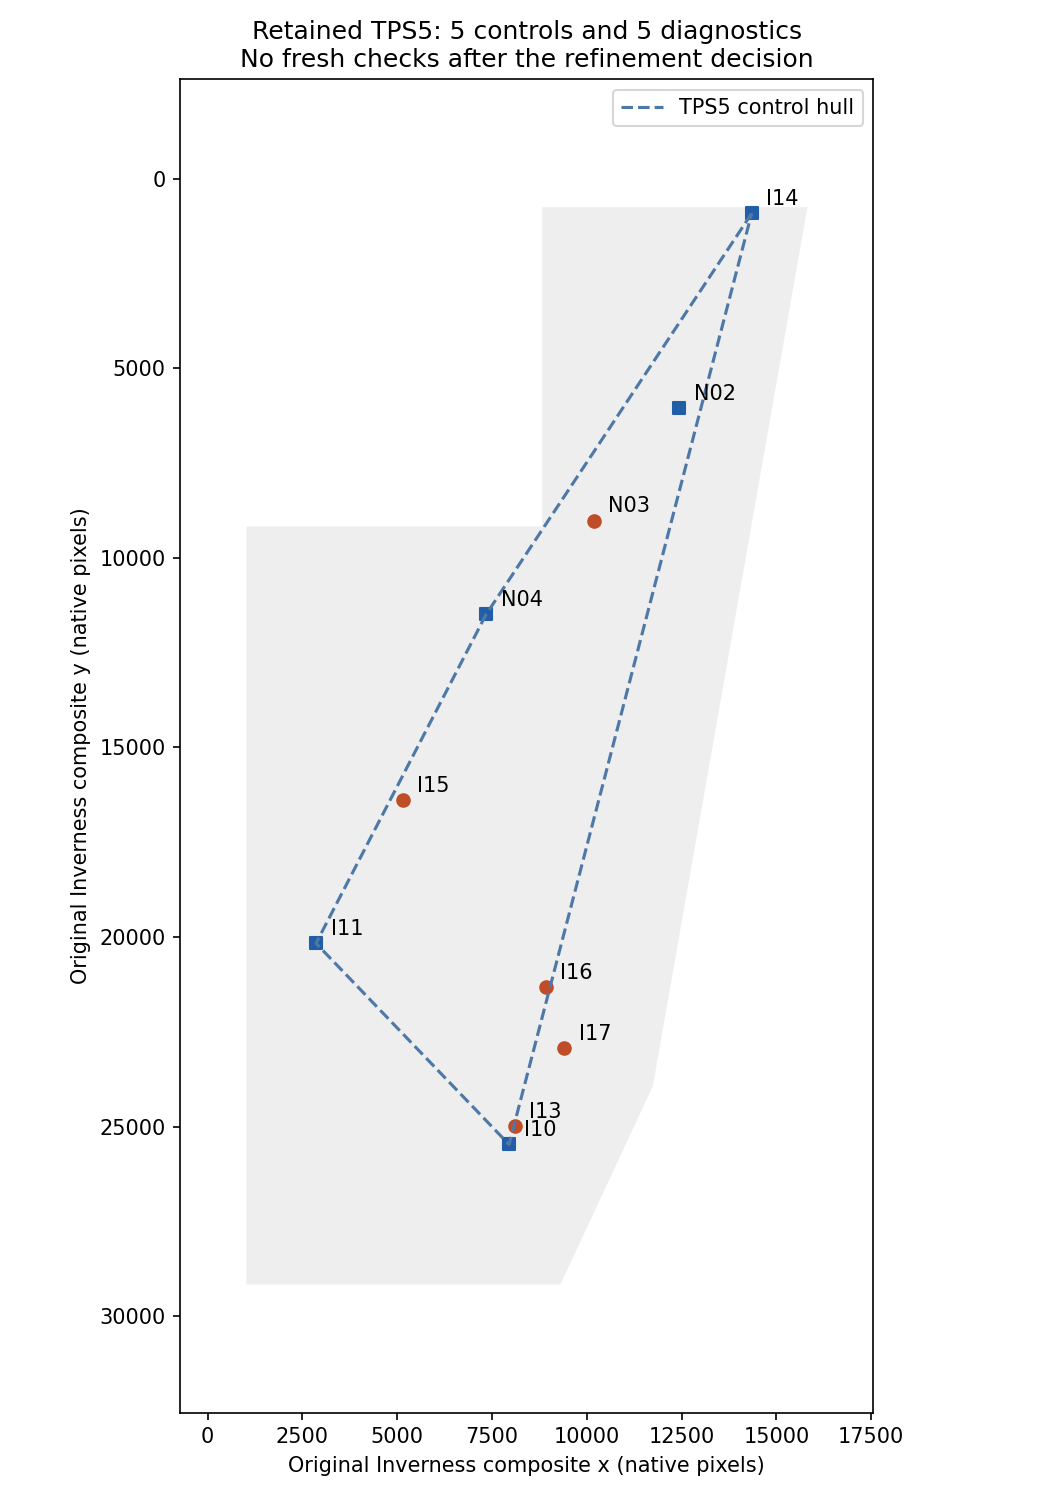

This figure's Python source:
import json,sys
from pathlib import Path
import matplotlib;matplotlib.use('Agg')
import matplotlib.pyplot as plt
from shapely.geometry import MultiPoint
from tools.church.gcps import load_gcps
r=Path('reports/church/north-coast-refinement-20260916'); rows=load_gcps(r/'retained-diagnostic-review.csv'); ring=json.loads((r/'content-boundary.json').read_text())['ring_pixel_xy'];cs=[p for p in rows if p.role=='control']; hull=MultiPoint([(p.pixel_x,p.pixel_y) for p in cs]).convex_hull
fig,ax=plt.subplots(figsize=(7,10));ax.fill(*zip(*ring),color='#eeeeee');ax.plot(*hull.exterior.xy,'--',color='#4e79a7',label='TPS5 control hull')
coverage=[]
for p in rows:
 ax.scatter(p.pixel_x,p.pixel_y,c='#225ea8' if p.role=='control' else '#bf4d28',marker='s' if p.role=='control' else 'o');ax.annotate(p.label,(p.pixel_x,p.pixel_y),xytext=(7,4),textcoords='offset points')
 if p.role=='check':
  from shapely.geometry import Point
  coverage.append({'id':p.label,'inside_control_hull':hull.covers(Point(p.pixel_x,p.pixel_y))})
ax.invert_yaxis();ax.set_aspect('equal');ax.margins(.12);ax.set_xlabel('Original Inverness composite x (native pixels)');ax.set_ylabel('Original Inverness composite y (native pixels)');ax.set_title('Retained TPS5: 5 controls and 5 diagnostics\nNo fresh checks after the refinement decision');ax.legend();fig.tight_layout();fig.savefig(r/'coverage.png',dpi=150)
(r/'coverage.json').write_text(json.dumps({'checks':coverage,'scope':'Five diagnostic checks; three inland points share one watershed. Northern tip, intervening coast, inland north and cross-sheet seams remain insufficiently checked.'},indent=2)+'\n')
